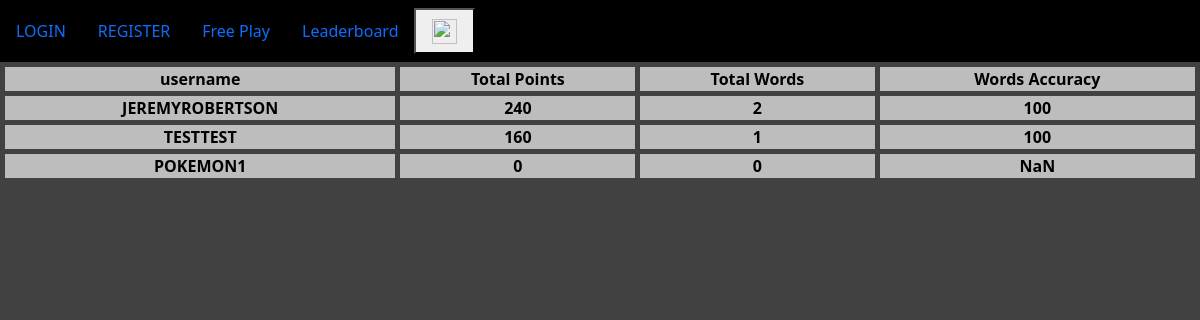
The page /leaderboard on the database as committed earlier.
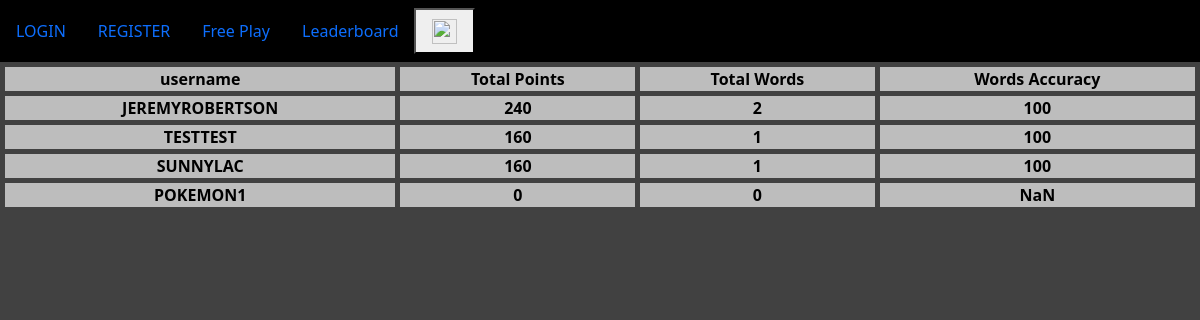
The same page on the database as committed later.
### app/models.py (models this page shows, shortened)
class User(UserMixin,db.Model):
    id = db.Column(db.Integer, primary_key=True)
    username = db.Column(db.String(64), index=True, unique=True)
    password_hash = db.Column(db.String(128))
    histories = db.relationship('History', backref='user')

class History(db.Model):
    id = db.Column(db.Integer, primary_key=True)
    user_id = db.Column(db.Integer, db.ForeignKey('user.id'))
    date = db.Column(db.DateTime, nullable=False)
    letters = db.Column(db.String(2), nullable=False)
    points = db.Column(db.Integer, nullable=False)
    totalWords = db.Column(db.Integer, nullable=False)
    wordAccuracy = db.Column(db.Integer,nullable=False)
    def __repr__(self):
        return f"<id = {self.id}, user = {self.user_id}, letters = {self.letters}, points = {self.points}, totalWords = {self.totalWords}, wordAccuracy = {self.wordAccuracy} date = {self.date}>"

### app/routes.py (the view)
@app.route('/leaderboard')
def leaderboard():
    leaderboard=[]
    usersList = User.query.all()
    for user in usersList:
        dates = []
        user_histories = user.histories
        print(user_histories)
        if user_histories == []:
            continue
        if str(user_histories[-1].date.date()) == str(date.today()):
            leaderboard.append(
                {
                    "username":user.username,
                    "points":user_histories[-1].points,
                    "totalWords":user_histories[-1].totalWords,
                    "wordAccuracy":user_histories[-1].wordAccuracy
                }
            )
    print(leaderboard)
    leaderboard.sort(key = lambda x : x.get('points'), reverse=True)
    return render_template('leaderboard.html',title="Leaderboard",data=leaderboard)

### app/templates/leaderboard.html
{% extends "base.html" %}
{% block content %}
<table class="center" style="width: 100%">
    <tr>
        <th>username</th>
        <th>Total Points</th>
        <th>Total Words</th>
        <th>Words Accuracy</th>
    </tr>
    {% for item in data %}
        <tr>
            <th>{{ item.username }}</th>
            <th>{{ item.points }}</th>
            <th>{{ item.totalWords }}</th>
            <th>{{ item.wordAccuracy }}</th>
        </tr>
    {% endfor %}
</table>
{% endblock %}

### app/templates/base.html (shortened to what this page needs)
<!DOCTYPE html>
<html lang="en">
<head>
    <link rel="stylesheet" href="{{ url_for('static',filename='Styles.css') }}">
    <link rel="stylesheet" href="{{ url_for('static',filename='keyboard.css') }}">
    <link rel="stylesheet" href="{{ url_for('static',filename='Popup.css') }}">
    <link rel="stylesheet" href="{{ url_for('static',filename='countdown.css') }}">
    <link rel="stylesheet" href="{{ url_for('static',filename='startButton.css') }}">
    <link rel="stylesheet" href="{{ url_for('static',filename='timer.css') }}">
    <link href="https://cdn.jsdelivr.net/npm/bootstrap@5.0.2/dist/css/bootstrap.min.css" rel="stylesheet">
</head>
<body id="keys">
    <nav class="navbar navbar-expand-lg" id="nav">
        {% if current_user.is_anonymous %}
            <a class="nav-link" href="{{ url_for('login') }}">LOGIN</a>
            <a class="nav-link" href="{{ url_for('register') }}">REGISTER</a>
        {% else %}
            <a class="nav-link" href="{{ url_for('matchHistory') }}">Match History</a>
            <a class="nav-link" href="{{ url_for('logout') }}">Logout</a>
            <a class="nav-link" href="{{ url_for('daily') }}">Daily</a>
        {% endif %}
        <a class="nav-link" href="{{ url_for('free_play') }}">Free Play</a>
        <a class="nav-link" href="{{ url_for('leaderboard') }}">Leaderboard</a>
        <button class="nav-link" type="button" onclick="imageChange()"> <img src="https://w7.pngwing.com/pngs/131/14/png-transparent-audio-mute-sound-speaker-volume-basic-web-elements-icon.png" id="myImg" width="25" height="25" /></button>
    </nav>
    {% block content %}
    {% endblock %}
</body>
</html>

### app/static/Styles.css (style rules this page uses)
body { text-align: center; }
#keys { background-color: #414141; }
html { background-color: #414141; }
nav { background-color: black; }
table.center { color: black; margin-left: auto; margin-right: auto; border-collapse: separate; border-spacing: 5px; }
th, td { background-color: #bdbdbd; }

### app/static/Popup.css (style rules this page uses)
*, *:before, *:after { padding: 0; margin: 0; box-sizing: border-box; }

Rows that differ between the two databases and show on the page:
added User: username "SUNNYLAC", points "160", totalWords "1", wordAccuracy "100"
